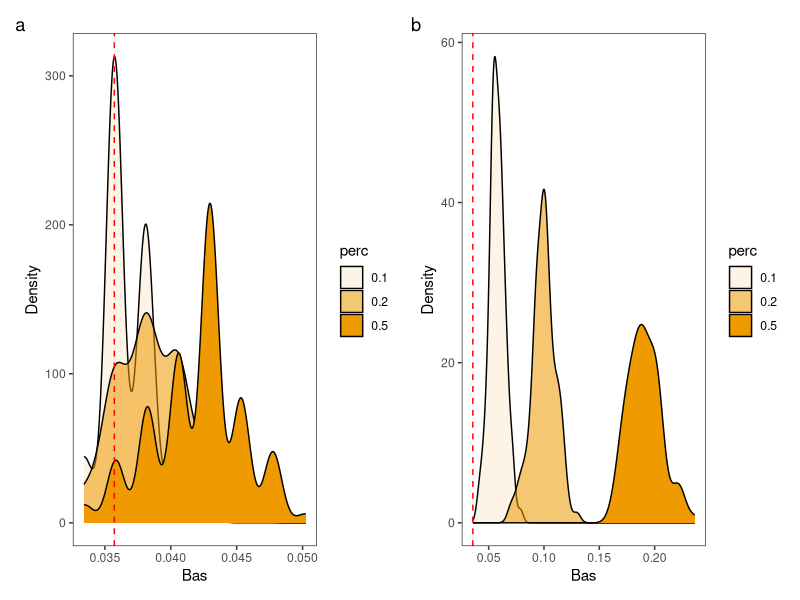
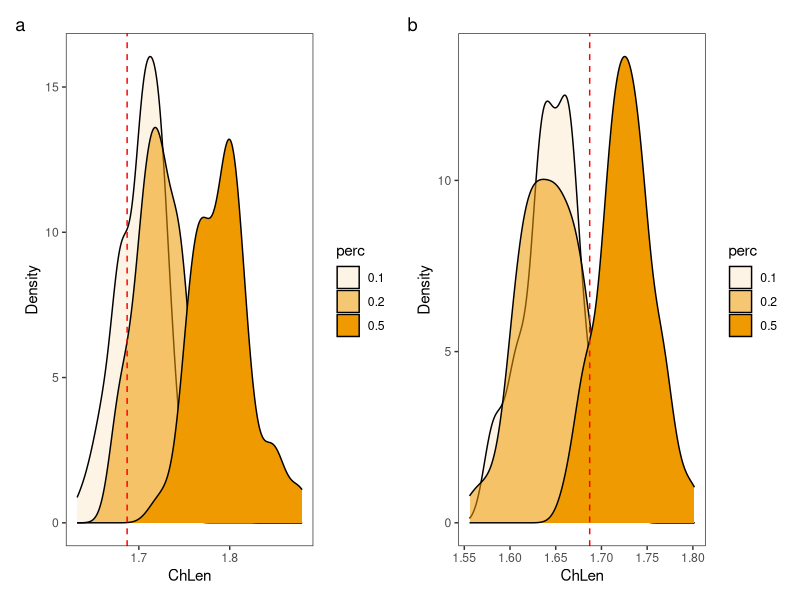
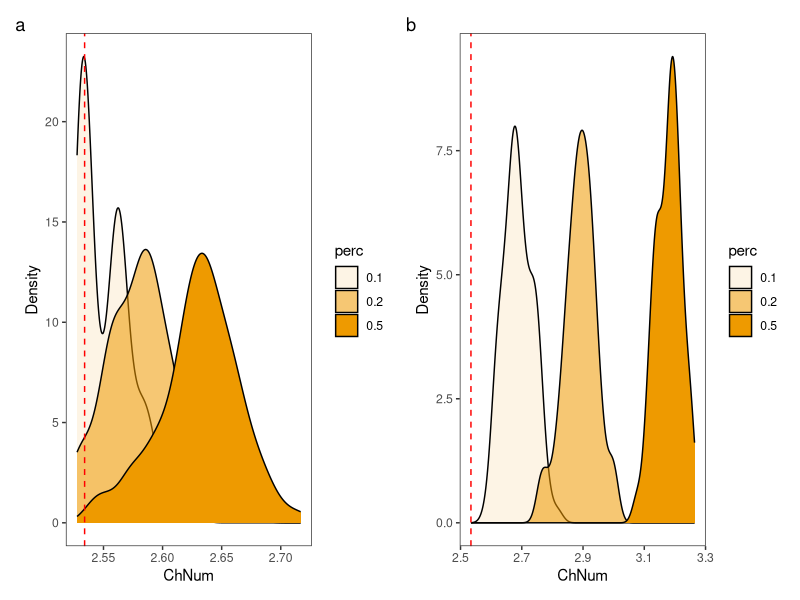
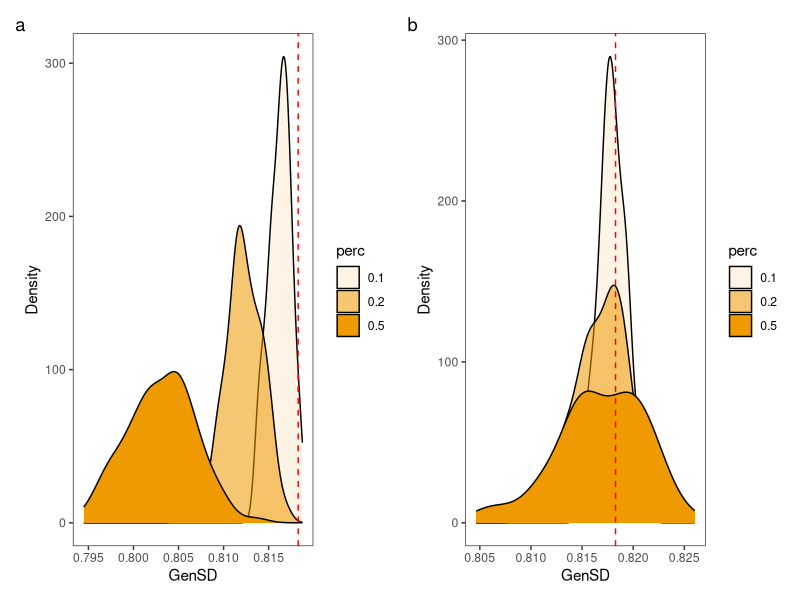
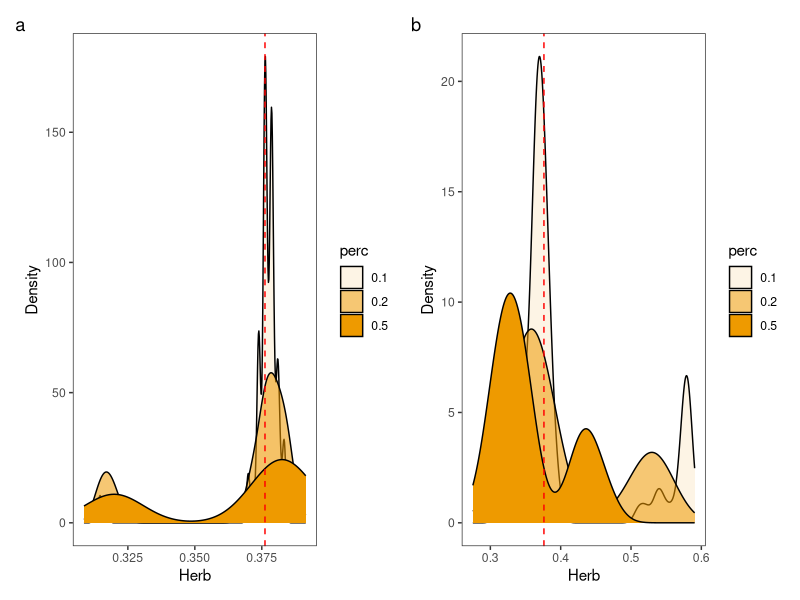
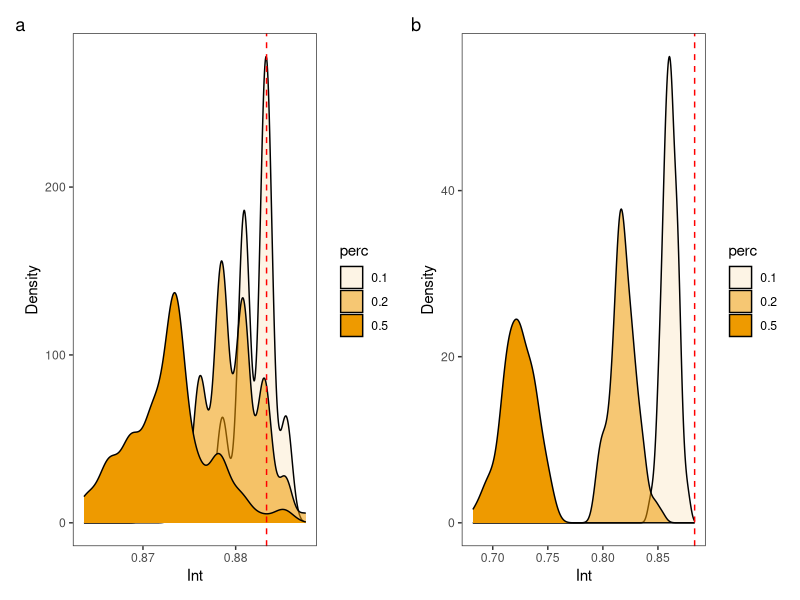
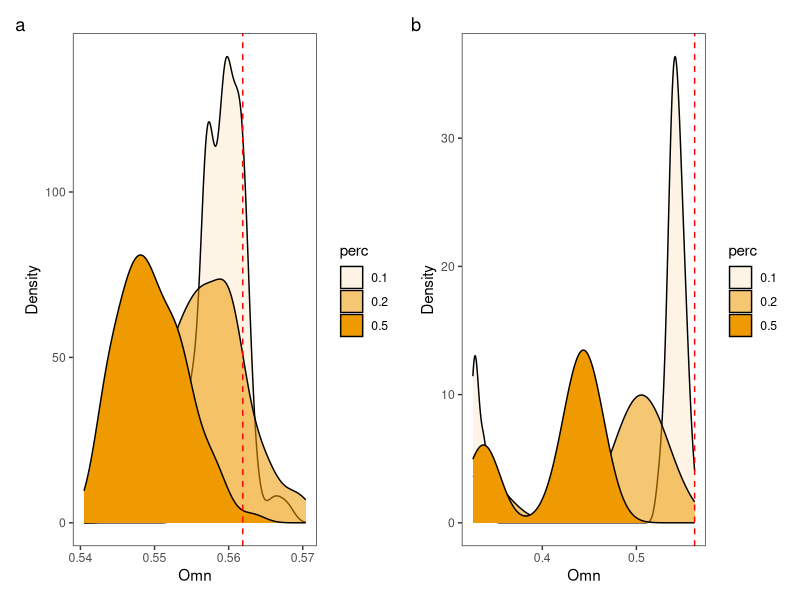
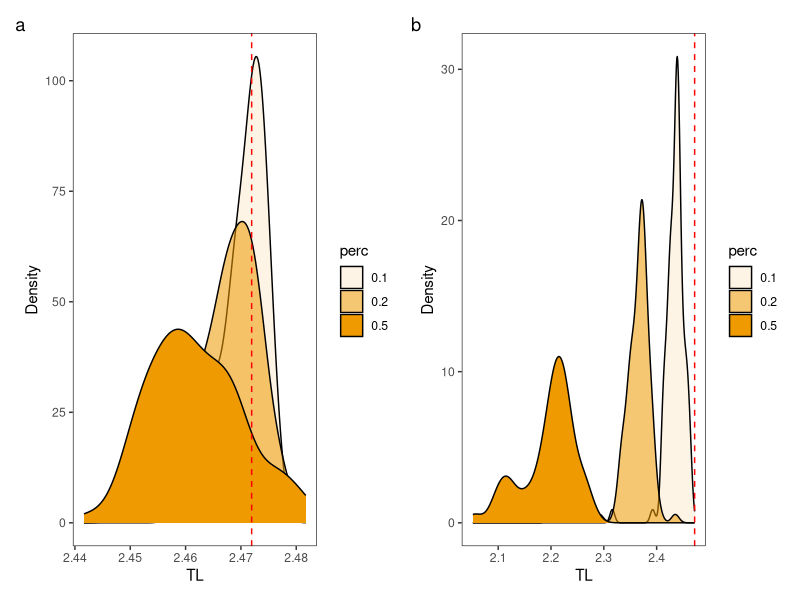

Write the R code that produced these figures, in order. (Note: this script raises an error after producing the figures.)
################################################
# Paleo Food Webs Project: figures for         #
# uncertainty analysis                         #
# Dec 2023                                     #
# Code by E.M. Beasley                         #
# In collab. with F. Banville, C. Soucy, G.    #
# Ramirez Guerro, & C. Cameron                 #
################################################

# Load packages ---------------------------
library(tidyverse)
library(patchwork)
library(grid)

# Load data -----------------------------
# Change working directory as needed
# setwd("c:/users/beasl/documents/paleo-foodwebs/code/permutation_analysis")

# Read in data as needed
uncertain.data <- read.csv("uncertain.csv")
random.data <- read.csv("random.csv")
real.data <- read.csv("real.csv")
unc.roles.raw <- read.csv("uncertain_roles.csv")
rand.roles.raw <- read.csv("random_roles.csv")

# Function to manipulate data frames ----------------
# Write it:
assemblage <- c("Fezouata", "Burgess", "Chengjiang")
perc <- c("0.1", "0.2", "0.5")

cleanup <- function(frame, assemblages, percentages){
  frame$rep <- rep(1:100, 9)
  
  frame$assemblage <- rep(assemblage, each = 300)
  frame$perc <- rep(perc, each = 100, length_out = 900)
  
  frame <- pivot_longer(frame, cols = -c("rep", "assemblage", "perc"),
                        names_to = "Metric")
  
  return(frame)
}

# Run it:
uncertain <- cleanup(frame = uncertain.data, assemblages=assemblage,
                     percentages = perc) %>%
  # Include this line for Fezouata only:
  filter(assemblage == "Fezouata")

random <- cleanup(frame = random.data, assemblages = assemblage,
                  percentages = perc) %>%
  filter(assemblage == "Fezouata")

# Replicate Dunne figs -----------------------
uncertain.means <- uncertain %>%
  group_by(assemblage, perc, Metric) %>%
  summarise(avg = mean(value)) %>%
  mutate(type = "uncertain") %>%
  mutate(perc = as.numeric(perc))

random.means <- random %>%
  group_by(assemblage, perc, Metric) %>%
  summarise(avg = mean(value)) %>%
  mutate(type = "random") %>%
  mutate(perc = as.numeric(perc))

means <- rbind(uncertain.means, random.means) %>%
  filter(!Metric %in% c("Can", "Loop"))

plotlist <- list()
for(i in 1:length(unique(means$Metric))){
  means.sub <- filter(means, Metric == unique(means$Metric)[i])
  
  plotlist[[i]] <- ggplot(data = means.sub, aes(x = perc, y = avg, 
                                                fill = type,
                          #shape = assemblage, 
                          color = type))+
    geom_point(size = 3, color = "black")+
    geom_point(aes(color = type),size = 2)+
    geom_line(color = "black")+
    # scale_shape_manual(values = 21:23, name = "Assemblage")+
    scale_fill_manual(values = c("black", "white"), name = "Type")+
    scale_color_manual(values = c("black", "white"), name = "Type")+
    labs(x = "Proportion Linkages Removed", 
         y = unique(means$Metric)[i])+
    theme_bw()+
    theme(panel.grid = element_blank(), axis.title.x = element_blank())
}

dunne.plt <- wrap_plots(plotlist[1:17])+
  plot_layout(ncol = 5, guides = "collect")

# ggsave(filename = "dunne_repro.png", plot = dunne.plt,
#        width = 10, height = 8, units = "in", dpi = 600)

# Clean full network result ----------------
real.data$site = c("Fezouata", "Burgess", "Chengjiang")

real_data <- real.data %>%
  pivot_longer(cols = -c("site"), names_to = "metric") %>%
  filter(!metric %in% c("Can", "Loop")) %>%
  filter(site=="Fezouata")

# Make figures --------------------------
figs <- function(frames, metric, site){
  framelist <- list()
  
  for(i in 1:length(frames)){
    for(j in 1:length(metric)){
      for(k in 1:length(site)){
        smol.frame <- dplyr::filter(frames[[i]], Metric == metric[j] &
                                 assemblage == site[k])
        smol.frame$name <- paste(names(frames)[i], site[k],
                                     metric[j], sep = "_")
        smol.frame$fill_color <- 
          case_when(site[k] == "Fezouata" ~ "orange2"#,
                    # site[k] == "Burgess" ~ "steelblue1",
                    # TRUE ~ "Palevioletred"
                    )
        framelist <- append(framelist, list(smol.frame))
      }
    }
  }
  
  plotlist <- list()
  
  for(i in 1:length(framelist)){
    tr <- real_data$value[which(real_data$site == 
                            unique(framelist[[i]]$assemblage) &
                          real_data$metric ==
                            unique(framelist[[i]]$Metric))]
    
    plotlist[[i]] <- ggplot(data = framelist[[i]], 
                            aes(x = value, alpha = perc))+
      geom_density(color = "black", 
                   fill = unique(framelist[[i]]$fill_color))+
      geom_vline(xintercept = tr, color = "red", linetype = "dashed")+
      labs(x = unique(framelist[[i]]$Metric), y = "Density")+
      theme_bw()+
      theme(panel.grid = element_blank())
  }
  
  return(plotlist)
}

Top.figs <- figs(frames = list(uncertain = uncertain, random = random), 
                 metric = "Top", site = unique(uncertain$assemblage))

Bas.figs <- figs(frames = list(uncertain = uncertain, random = random), 
                 metric = "Bas", site = unique(uncertain$assemblage))

Int.figs <- figs(frames = list(uncertain = uncertain, random = random), 
                 metric = "Int", site = unique(uncertain$assemblage))

Herb.figs <- figs(frames = list(uncertain = uncertain, random = random),
                  metric = "Herb", site = unique(uncertain$assemblage))

Omn.figs <- figs(frames = list(uncertain = uncertain, random = random), 
                 metric = "Omn", site = unique(uncertain$assemblage))

ChLen.figs <- figs(frames = list(uncertain = uncertain, 
                                 random = random), 
                   metric = "ChLen", 
                   site = unique(uncertain$assemblage))

ChSD.figs <- figs(frames = list(uncertain = uncertain, random = random),
                  metric = "ChSD", site = unique(uncertain$assemblage))

ChNum.figs <- figs(frames = list(uncertain = uncertain, 
                                 random = random),
                  metric = "ChNum", site = unique(uncertain$assemblage))

TL.figs <- figs(frames = list(uncertain = uncertain, random = random), 
                metric = "TL", site = unique(uncertain$assemblage))

MxSim.figs <- figs(frames = list(uncertain = uncertain, 
                                 random = random), 
                   metric = "MxSim", 
                   site = unique(uncertain$assemblage))

VulSD.figs <- figs(frames = list(uncertain = uncertain, 
                                 random = random), 
                   metric = "VulSD", 
                   site = unique(uncertain$assemblage))

GenSD.figs <- figs(frames = list(uncertain = uncertain, 
                                 random = random), 
                   metric = "GenSD", 
                   site = unique(uncertain$assemblage))

LinkSD.figs <- figs(frames = list(uncertain = uncertain, 
                                  random = random), 
                    metric = "LinkSD", 
                    site = unique(uncertain$assemblage))

Path.figs <- figs(frames = list(uncertain = uncertain, random = random),
                  metric = "Path", site = unique(uncertain$assemblage))

Clust.figs <- figs(frames = list(uncertain = uncertain, random = random),
                  metric = "Clust", site = unique(uncertain$assemblage))

# Make 'em pretty ---------------
fig.grid <- function(figlist){
  # row_label_1 <- wrap_elements(panel = textGrob('Fezouata', rot=90))
  # row_label_2 <- wrap_elements(panel = textGrob('Burgess', rot=90))
  # row_label_3 <- wrap_elements(panel = textGrob('Chengiang', rot=90))
  
  col_label_1 <- wrap_elements(panel = textGrob('Uncertain'))
  col_label_2 <- wrap_elements(panel = textGrob('Random'))
  
  big_ass_plot <- (figlist[[1]] | figlist[[2]])&
    plot_annotation(tag_levels = "a")
    # ((plot_spacer() / row_label_1 / row_label_2 / row_label_3) |
    #   (col_label_1 / figlist[[1]] / figlist[[2]] / figlist[[3]]) |
    #   (col_label_2 / figlist[[4]] / figlist[[5]] / figlist[[6]]))+
    # plot_layout(widths = c(0.5,1,1))
    # 
  return(big_ass_plot)
}

fig.grid(Bas.figs)
# ggsave(filename = "./dist_figs/bas_dists.png", width = 8, height = 6,
#        units = "in")

fig.grid(ChLen.figs)
# ggsave(filename = "./dist_figs/ChLen_dists.png", width = 8, height = 6,
#        units = "in")

fig.grid(ChNum.figs)
# ggsave(filename = "./dist_figs/ChNum_dists.png", width = 8, height = 6,
#        units = "in")

fig.grid(GenSD.figs)
# ggsave(filename = "./dist_figs/GenSD_dists.png", width = 8, height = 6,
#        units = "in")

fig.grid(Herb.figs)
# ggsave(filename = "./dist_figs/Herb_dists.png", width = 8, height = 6,
#        units = "in")

fig.grid(Int.figs)
# ggsave(filename = "./dist_figs/Int_dists.png", width = 8, height = 6,
#        units = "in")

fig.grid(Omn.figs)
# ggsave(filename = "./dist_figs/Omn_dists.png", width = 8, height = 6,
#        units = "in")

fig.grid(TL.figs)
# ggsave(filename = "./dist_figs/TL_dists.png", width = 8, height = 6,
#        units = "in")

fig.grid(Top.figs)
# ggsave(filename = "./dist_figs/Top_dists.png", width = 8, height = 6,
#        units = "in")

fig.grid(Clust.figs)
# ggsave(filename = "./dist_figs/Clust_dists.png", width = 8, height = 6,
#        units = "in")

# Manipulate trophic data frames ----------------
cleanup_roles <- function(frame){
  frame$rep <- rep(1:100, 27)
  
  assemblage <- c("Fezouata", "Burgess", "Chengjiang")
  roles <- c("Basal", "Herb", "Omn")
  perc <- c("0.1", "0.2", "0.5")
  
  frame$assemblage <- rep(assemblage, each = 900)
  frame$perc <- rep(perc, each = 300, length_out = 2700)
  frame$roles <- rep(roles, each = 100, length_out = 2700)
  
  frame <- pivot_longer(frame, cols = -c("rep", "assemblage", "perc",
                                         "roles"),
                        names_to = "Metric")
  
  return(frame)
}

uncertain.roles <- cleanup_roles(frame = unc.roles.raw) %>%
  filter(assemblage=="Fezouata")

random.roles <- cleanup_roles(frame = rand.roles.raw) %>%
  filter(assemblage=="Fezouata")

# Dunne fig trophic roles --------------
replicate_dunne <- function(datas, role){
  uncertain.means <- datas[[1]] %>%
    filter(roles == role) %>% 
    group_by(assemblage, perc, Metric) %>%
    summarise(avg = mean(value)) %>%
    mutate(type = "uncertain") %>%
    mutate(perc = as.numeric(perc))
  
  random.means <- datas[[2]] %>%
    filter(roles == role) %>%
    group_by(assemblage, perc, Metric) %>%
    summarise(avg = mean(value)) %>%
    mutate(type = "random") %>%
    mutate(perc = as.numeric(perc))
  
  means <- rbind(uncertain.means, random.means) %>%
    filter(!Metric %in% c("Can", "Loop"))
  
  plotlist <- list()
  for(i in 1:length(unique(means$Metric))){
    means.sub <- filter(means, Metric == unique(means$Metric)[i])
    
    plotlist[[i]] <- ggplot(data = means.sub, 
                            aes(x = perc, y = avg, fill = type,
                                # shape = assemblage, 
                                color = type))+
      geom_point(size = 3, color = "black")+
      geom_point(aes(color = type),size = 2)+
      geom_line(color = "black")+
      # scale_shape_manual(values = 21:23, name = "Assemblage")+
      scale_fill_manual(values = c("black", "white"), name = "Type")+
      scale_color_manual(values = c("black", "white"), name = "Type")+
      labs(x = "Proportion Linkages Removed", 
           y = unique(means$Metric)[i])+
      theme_bw()+
      theme(panel.grid = element_blank(), 
            axis.title.x = element_blank())
  }
  
  dunne.plt <- wrap_plots(plotlist[1:17])+
    plot_layout(ncol = 5, guides = "collect")
  
  return(dunne.plt)
}

basal.dunne <- replicate_dunne(datas = list(uncertain.roles, 
                                            random.roles),
                role = "Basal")
# ggsave(filename = "dunne_basal.jpeg", plot = basal.dunne, width = 10,
#        height = 8, units = "in", dpi = 600)

herb.dunne <- replicate_dunne(datas = list(uncertain.roles, 
                                            random.roles),
                               role = "Herb")
# ggsave(filename = "dunne_herb.jpeg", plot = herb.dunne, width = 10,
#        height = 8, units = "in", dpi = 600)

omn.dunne <- replicate_dunne(datas = list(uncertain.roles, 
                                           random.roles),
                              role = "Omn")
# ggsave(filename = "dunne_omn.jpeg", plot = omn.dunne, width = 10,
#        height = 8, units = "in", dpi = 600)

# Distributions: basal ------------------
# Filter basal removals
uncertain.basal <- uncertain.roles %>%
  filter(roles == "Basal")

random.basal <- random.roles %>%
  filter(roles == "Basal")

# Make figures and save
Bas.figs.roles <- figs(frames = list(uncertain = uncertain.basal, 
                               random = random.basal), 
                 metric = "Bas", site = unique(uncertain.basal$assemblage))

fig.grid(Bas.figs.roles)
# ggsave(filename = "./dist_figs_roles/bas_dists_basroles.png", width = 8, height = 6,
#        units = "in", dpi = 600)

Herb.figs.roles <- figs(frames = list(uncertain = uncertain.basal, 
                                     random = random.basal), 
                       metric = "Herb", 
                       site = unique(uncertain.basal$assemblage))

fig.grid(Herb.figs.roles)
# ggsave(filename = "./dist_figs_roles/herb_dists_basroles.png", width = 8, height = 6,
#        units = "in", dpi = 600)

ChNum.figs.roles <- figs(frames = list(uncertain = uncertain.basal, 
                                     random = random.basal), 
                       metric = "ChNum", 
                       site = unique(uncertain.basal$assemblage))

fig.grid(ChNum.figs.roles)
# ggsave(filename = "./dist_figs_roles/ChNum_dists_basroles.png", width = 8, height = 6,
#        units = "in", dpi = 600)

Omn.figs.roles <- figs(frames = list(uncertain = uncertain.basal, 
                                       random = random.basal), 
                         metric = "Omn", 
                         site = unique(uncertain.basal$assemblage))

fig.grid(Omn.figs.roles)
# ggsave(filename = "./dist_figs_roles/Omn_dists_basroles.png", width = 8, height = 6,
#        units = "in", dpi = 600)

# Distributions: Herbivores ----------------------
# Filter herbivore removals
uncertain.herb <- uncertain.roles %>%
  filter(roles == "Herb")

random.herb <- random.roles %>%
  filter(roles == "Herb")

# Create & save figs
bas.figs.roles <- figs(frames = list(uncertain = uncertain.herb, 
                                     random = random.herb), 
                       metric = "Bas", 
                       site = unique(uncertain.herb$assemblage))

fig.grid(bas.figs.roles)
# ggsave(filename = "./dist_figs_roles/bas_dists_herbroles.png", width = 8, height = 6,
#        units = "in", dpi = 600)

herb.figs.roles <- figs(frames = list(uncertain = uncertain.herb, 
                                     random = random.herb), 
                       metric = "Herb", 
                       site = unique(uncertain.herb$assemblage))

fig.grid(herb.figs.roles)
# ggsave(filename = "./dist_figs_roles/herb_dists_herbroles.png", width = 8, height = 6,
#        units = "in", dpi = 600)

ChNum.figs.roles <- figs(frames = list(uncertain = uncertain.herb, 
                                     random = random.herb), 
                       metric = "ChNum", 
                       site = unique(uncertain.herb$assemblage))

fig.grid(ChNum.figs.roles)
# ggsave(filename = "./dist_figs_roles/ChNum_dists_herbroles.png", width = 8,
#        height = 6, units = "in", dpi = 600)

Int.figs.roles <- figs(frames = list(uncertain = uncertain.herb, 
                                     random = random.herb), 
                       metric = "Int", 
                       site = unique(uncertain.herb$assemblage))

fig.grid(Int.figs.roles)
# ggsave(filename = "./dist_figs_roles/int_dists_herbroles.png", width = 8, height = 6,
#        units = "in", dpi = 600)

# Distributions: Omnivores -----------------------
# Filter omnivore removals
uncertain.omn <- uncertain.roles %>%
  filter(roles == "Omn")

random.omn <- random.roles %>%
  filter(roles == "Omn")

# Create & save plots
herb.figs.roles <- figs(frames = list(uncertain = uncertain.omn, 
                                      random = random.omn), 
                        metric = "Herb", 
                        site = unique(uncertain.omn$assemblage))

fig.grid(herb.figs.roles)
# ggsave(filename = "./dist_figs_roles/herb_dists_omnroles.png", width = 8, height = 6,
#        units = "in", dpi = 600)

omn.figs.roles <- figs(frames = list(uncertain = uncertain.omn, 
                                      random = random.omn), 
                        metric = "Omn", 
                        site = unique(uncertain.omn$assemblage))

fig.grid(omn.figs.roles)
# ggsave(filename = "./dist_figs_roles/omn_dists_omnroles.png", width = 8, height = 6,
#        units = "in", dpi = 600)
